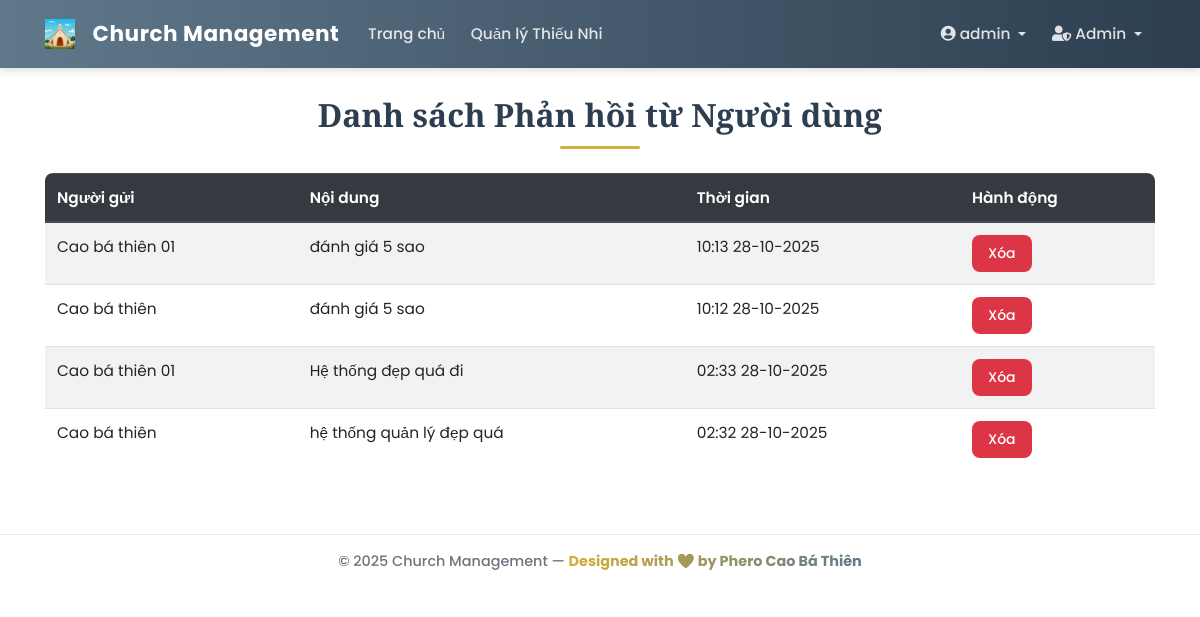
Page /admin/feedback (signed in) on the earlier database version.
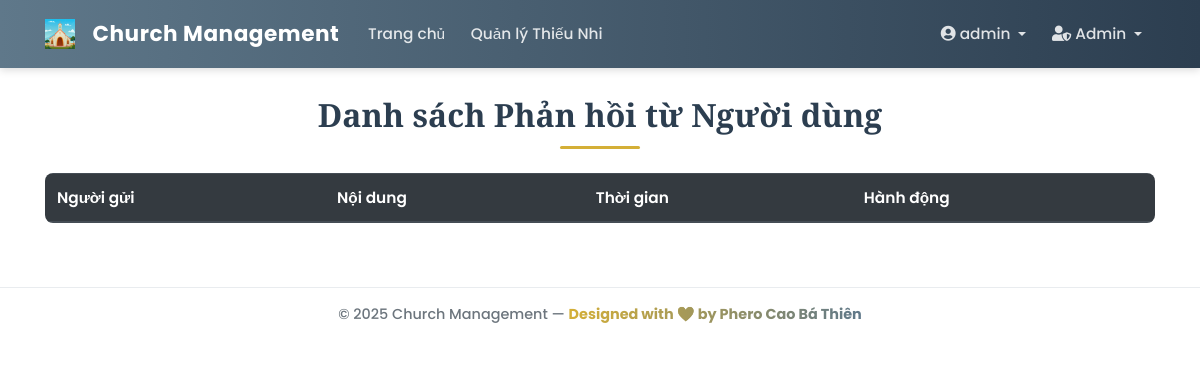
Same page on the later database version.
### app/models/feedback.py (models this page shows, shortened)
class Feedback(db.Model):
    id = db.Column(db.Integer, primary_key=True)
    content = db.Column(db.Text, nullable=False)
    timestamp = db.Column(db.DateTime, nullable=False, default=datetime.utcnow)
    user_id = db.Column(db.Integer, db.ForeignKey('user.id'), nullable=False)

### app/models/user.py (models this page shows, shortened)
class User(db.Model, UserMixin):
    __tablename__ = 'user'
    id = db.Column(db.Integer, primary_key=True)
    username = db.Column(db.String(20), unique=True, nullable=False)
    email = db.Column(db.String(120), unique=True, nullable=False)
    password_hash = db.Column(db.String(60), nullable=False)
    role = db.Column(db.String(50), nullable=False, default='guest')
    created_at = db.Column(db.DateTime, nullable=False, default=datetime.utcnow)
    profile = db.relationship(
        'UserProfile',
        back_populates='user',
        uselist=False,
        cascade='all, delete-orphan'
    )
    assigned_classes = db.relationship(
        'ClassModel',
        secondary=class_leaders_association,
        back_populates='leaders',
        lazy='dynamic'
    )
    announcements = db.relationship('Announcement', backref='author', lazy=True)
    feedbacks = db.relationship('Feedback', backref='sender', lazy=True)
    @property
    def password(self):
        """Ngăn chặn việc đọc trực tiếp mật khẩu."""
        raise AttributeError('password is not a readable attribute')
    def is_admin(self):
        return self.role == 'admin'

### app/controllers/admin_controller.py (the view)
@admin_bp.route('/feedback')
@login_required
@admin_required
def view_feedback():
    feedbacks = Feedback.query.order_by(Feedback.timestamp.desc()).all()
    return render_template('admin/feedback_list.html', title='Danh sách Phản hồi', feedbacks=feedbacks)

### app/models/user.py (called while the page is built)
@login_manager.user_loader
def load_user(user_id):
    return User.query.get(int(user_id))

### app/templates/admin/feedback_list.html
{% extends "base.html" %}
{% block content %}
    <h1 class="mb-4">Danh sách Phản hồi từ Người dùng</h1>
    <div class="table-responsive card-shadow">
        <table class="table table-striped table-hover">
            <thead class="thead-dark">
                <tr>
                    <th>Người gửi</th>
                    <th>Nội dung</th>
                    <th>Thời gian</th>
                    <th>Hành động</th>
                </tr>
            </thead>
            <tbody>
                {% for feedback in feedbacks %}
                <tr>
                    <td>{{ feedback.sender.username }}</td>
                    <td style="white-space: pre-wrap; word-break: break-word;">{{ feedback.content }}</td>
                    <td>{{ feedback.timestamp.strftime('%H:%M %d-%m-%Y') }}</td>
                    <td>
                        <form action="{{ url_for('admin.delete_feedback', feedback_id=feedback.id) }}" method="POST">
                            <button type="submit" class="btn btn-danger btn-sm" onclick="return confirm('Bạn có chắc chắn muốn xóa phản hồi này?')">Xóa</button>
                        </form>
                    </td>
                </tr>
                {% endfor %}
            </tbody>
        </table>
    </div>
{% endblock content %}

Differences in the rows shown:
removed Feedback: sender.username "Cao bá thiên 01", content "đánh giá 5 sao", timestamp "10:13 28-10-2025"
removed Feedback: sender.username "Cao bá thiên", content "đánh giá 5 sao", timestamp "10:12 28-10-2025"
removed Feedback: sender.username "Cao bá thiên 01", content "Hệ thống đẹp quá đi", timestamp "02:33 28-10-2025"
removed Feedback: sender.username "Cao bá thiên", content "hệ thống quản lý đẹp quá", timestamp "02:32 28-10-2025"
